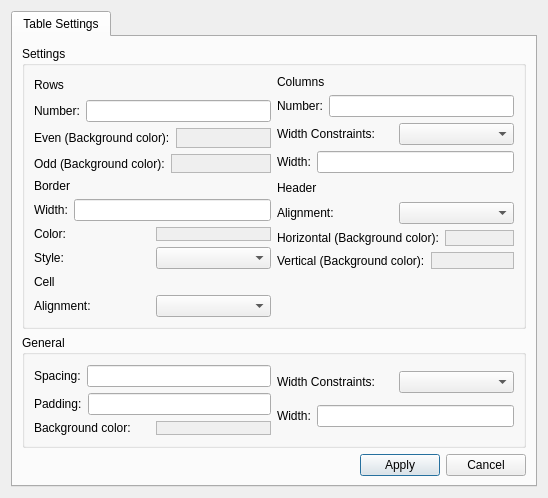
<?xml version="1.0" encoding="UTF-8"?>
<ui version="4.0">
 <class>TextGridSettings</class>
 <widget class="QDialog" name="TextGridSettings">
  <property name="geometry">
   <rect>
    <x>0</x>
    <y>0</y>
    <width>548</width>
    <height>491</height>
   </rect>
  </property>
  <property name="windowTitle">
   <string>Dialog</string>
  </property>
  <layout class="QGridLayout" name="gridLayout_4">
   <item row="0" column="0">
    <widget class="QTabWidget" name="tabTextGrid">
     <property name="currentIndex">
      <number>0</number>
     </property>
     <widget class="QWidget" name="tabTable">
      <attribute name="title">
       <string>Table Settings</string>
      </attribute>
      <layout class="QGridLayout" name="gridLayout_3">
       <item row="0" column="0">
        <layout class="QVBoxLayout" name="verticalLayout_8">
         <item>
          <widget class="QGroupBox" name="grpTable">
           <property name="title">
            <string>Settings</string>
           </property>
           <layout class="QGridLayout" name="gridLayout">
            <item row="0" column="0">
             <layout class="QVBoxLayout" name="verticalLayout">
              <item>
               <widget class="QLabel" name="lblRows">
                <property name="text">
                 <string>Rows</string>
                </property>
               </widget>
              </item>
              <item>
               <layout class="QHBoxLayout" name="horizontalLayout">
                <item>
                 <widget class="QLabel" name="lblRowsNumber">
                  <property name="text">
                   <string>Number:</string>
                  </property>
                 </widget>
                </item>
                <item>
                 <widget class="QLineEdit" name="lneEdtRowsNumber"/>
                </item>
               </layout>
              </item>
              <item>
               <layout class="QHBoxLayout" name="horizontalLayout_2">
                <item>
                 <widget class="QLabel" name="lblRowsEvenColor">
                  <property name="text">
                   <string>Even (Background color):</string>
                  </property>
                 </widget>
                </item>
                <item>
                 <widget class="QFrame" name="frmRowsEven">
                  <property name="autoFillBackground">
                   <bool>true</bool>
                  </property>
                  <property name="frameShape">
                   <enum>QFrame::StyledPanel</enum>
                  </property>
                  <property name="frameShadow">
                   <enum>QFrame::Raised</enum>
                  </property>
                 </widget>
                </item>
               </layout>
              </item>
              <item>
               <layout class="QHBoxLayout" name="horizontalLayout_3">
                <item>
                 <widget class="QLabel" name="lblRowsOddColor">
                  <property name="text">
                   <string>Odd (Background color):</string>
                  </property>
                 </widget>
                </item>
                <item>
                 <widget class="QFrame" name="frmRowsOdd">
                  <property name="autoFillBackground">
                   <bool>true</bool>
                  </property>
                  <property name="frameShape">
                   <enum>QFrame::StyledPanel</enum>
                  </property>
                  <property name="frameShadow">
                   <enum>QFrame::Raised</enum>
                  </property>
                 </widget>
                </item>
               </layout>
              </item>
             </layout>
            </item>
            <item row="0" column="1">
             <layout class="QVBoxLayout" name="verticalLayout_2">
              <item>
               <widget class="QLabel" name="lblColumns">
                <property name="text">
                 <string>Columns</string>
                </property>
               </widget>
              </item>
              <item>
               <layout class="QHBoxLayout" name="horizontalLayout_4">
                <item>
                 <widget class="QLabel" name="lblColumnsNumber">
                  <property name="text">
                   <string>Number:</string>
                  </property>
                 </widget>
                </item>
                <item>
                 <widget class="QLineEdit" name="lneEdtColumnsNumber"/>
                </item>
               </layout>
              </item>
              <item>
               <layout class="QHBoxLayout" name="horizontalLayout_5">
                <item>
                 <widget class="QLabel" name="lblColumnsWidthConstraints">
                  <property name="text">
                   <string>&lt;html&gt;&lt;head/&gt;&lt;body&gt;&lt;p&gt;Width Constraints:&lt;/p&gt;&lt;/body&gt;&lt;/html&gt;</string>
                  </property>
                 </widget>
                </item>
                <item>
                 <widget class="QComboBox" name="cmbColumnsWidthConstraints"/>
                </item>
               </layout>
              </item>
              <item>
               <layout class="QHBoxLayout" name="horizontalLayout_6">
                <item>
                 <widget class="QLabel" name="lblWidth">
                  <property name="text">
                   <string>Width:</string>
                  </property>
                 </widget>
                </item>
                <item>
                 <widget class="QLineEdit" name="lneEdtColumnsWidth"/>
                </item>
               </layout>
              </item>
             </layout>
            </item>
            <item row="1" column="0">
             <layout class="QVBoxLayout" name="verticalLayout_4">
              <item>
               <widget class="QLabel" name="lblBorder">
                <property name="text">
                 <string>Border</string>
                </property>
               </widget>
              </item>
              <item>
               <layout class="QHBoxLayout" name="horizontalLayout_10">
                <item>
                 <widget class="QLabel" name="lblBorderWidth">
                  <property name="text">
                   <string>Width:</string>
                  </property>
                 </widget>
                </item>
                <item>
                 <widget class="QLineEdit" name="lneEdtBorderWidth"/>
                </item>
               </layout>
              </item>
              <item>
               <layout class="QHBoxLayout" name="horizontalLayout_11">
                <item>
                 <widget class="QLabel" name="lblBorderColor">
                  <property name="text">
                   <string>Color:</string>
                  </property>
                 </widget>
                </item>
                <item>
                 <widget class="QFrame" name="frmBorderColor">
                  <property name="autoFillBackground">
                   <bool>true</bool>
                  </property>
                  <property name="frameShape">
                   <enum>QFrame::StyledPanel</enum>
                  </property>
                  <property name="frameShadow">
                   <enum>QFrame::Raised</enum>
                  </property>
                 </widget>
                </item>
               </layout>
              </item>
              <item>
               <layout class="QHBoxLayout" name="horizontalLayout_12">
                <item>
                 <widget class="QLabel" name="lblBorderStyle">
                  <property name="text">
                   <string>Style:</string>
                  </property>
                 </widget>
                </item>
                <item>
                 <widget class="QComboBox" name="cmbBorderStyle"/>
                </item>
               </layout>
              </item>
             </layout>
            </item>
            <item row="1" column="1">
             <layout class="QVBoxLayout" name="verticalLayout_3">
              <item>
               <widget class="QLabel" name="lblHeader_2">
                <property name="text">
                 <string>Header</string>
                </property>
               </widget>
              </item>
              <item>
               <layout class="QHBoxLayout" name="horizontalLayout_7">
                <item>
                 <widget class="QLabel" name="lblHeaderAlign_2">
                  <property name="text">
                   <string>Alignment:</string>
                  </property>
                 </widget>
                </item>
                <item>
                 <widget class="QComboBox" name="cmbHeaderAlign"/>
                </item>
               </layout>
              </item>
              <item>
               <layout class="QHBoxLayout" name="horizontalLayout_8">
                <item>
                 <widget class="QLabel" name="lblHeaderHorizontalColor_2">
                  <property name="text">
                   <string>Horizontal (Background color):</string>
                  </property>
                 </widget>
                </item>
                <item>
                 <widget class="QFrame" name="frmHeaderHorizontalColor">
                  <property name="autoFillBackground">
                   <bool>true</bool>
                  </property>
                  <property name="frameShape">
                   <enum>QFrame::StyledPanel</enum>
                  </property>
                  <property name="frameShadow">
                   <enum>QFrame::Raised</enum>
                  </property>
                 </widget>
                </item>
               </layout>
              </item>
              <item>
               <layout class="QHBoxLayout" name="horizontalLayout_9">
                <item>
                 <widget class="QLabel" name="lblHeaderVerticalColor_2">
                  <property name="text">
                   <string>Vertical (Background color):</string>
                  </property>
                 </widget>
                </item>
                <item>
                 <widget class="QFrame" name="frmHeaderVerticalColor">
                  <property name="autoFillBackground">
                   <bool>true</bool>
                  </property>
                  <property name="frameShape">
                   <enum>QFrame::StyledPanel</enum>
                  </property>
                  <property name="frameShadow">
                   <enum>QFrame::Raised</enum>
                  </property>
                 </widget>
                </item>
               </layout>
              </item>
             </layout>
            </item>
            <item row="2" column="0">
             <layout class="QVBoxLayout" name="verticalLayout_5">
              <item>
               <widget class="QLabel" name="lblCell_2">
                <property name="text">
                 <string>Cell</string>
                </property>
               </widget>
              </item>
              <item>
               <layout class="QHBoxLayout" name="horizontalLayout_13">
                <item>
                 <widget class="QLabel" name="lblCellAlign_2">
                  <property name="text">
                   <string>Alignment:</string>
                  </property>
                 </widget>
                </item>
                <item>
                 <widget class="QComboBox" name="cmbCellAlign"/>
                </item>
               </layout>
              </item>
             </layout>
            </item>
           </layout>
          </widget>
         </item>
         <item>
          <widget class="QGroupBox" name="grpGeneral">
           <property name="title">
            <string>General</string>
           </property>
           <layout class="QGridLayout" name="gridLayout_2">
            <item row="0" column="0">
             <layout class="QVBoxLayout" name="verticalLayout_6">
              <item>
               <layout class="QHBoxLayout" name="horizontalLayout_14">
                <item>
                 <widget class="QLabel" name="lblTableSpacing">
                  <property name="text">
                   <string>Spacing:</string>
                  </property>
                 </widget>
                </item>
                <item>
                 <widget class="QLineEdit" name="lneEdtTableSpacing"/>
                </item>
               </layout>
              </item>
              <item>
               <layout class="QHBoxLayout" name="horizontalLayout_15">
                <item>
                 <widget class="QLabel" name="lblTablePadding">
                  <property name="text">
                   <string>Padding:</string>
                  </property>
                 </widget>
                </item>
                <item>
                 <widget class="QLineEdit" name="lneEdtTablePadding"/>
                </item>
               </layout>
              </item>
              <item>
               <layout class="QHBoxLayout" name="horizontalLayout_16">
                <item>
                 <widget class="QLabel" name="lblTableBackgroundColor">
                  <property name="text">
                   <string>Background color:</string>
                  </property>
                 </widget>
                </item>
                <item>
                 <widget class="QFrame" name="frmTableColor">
                  <property name="autoFillBackground">
                   <bool>true</bool>
                  </property>
                  <property name="frameShape">
                   <enum>QFrame::StyledPanel</enum>
                  </property>
                  <property name="frameShadow">
                   <enum>QFrame::Raised</enum>
                  </property>
                 </widget>
                </item>
               </layout>
              </item>
             </layout>
            </item>
            <item row="0" column="1">
             <layout class="QVBoxLayout" name="verticalLayout_7">
              <item>
               <layout class="QHBoxLayout" name="horizontalLayout_17">
                <item>
                 <widget class="QLabel" name="lblTableWidthConstraints">
                  <property name="text">
                   <string>Width Constraints:</string>
                  </property>
                 </widget>
                </item>
                <item>
                 <widget class="QComboBox" name="cmbTableWidthConstraints"/>
                </item>
               </layout>
              </item>
              <item>
               <layout class="QHBoxLayout" name="horizontalLayout_18">
                <item>
                 <widget class="QLabel" name="lblTableWidth">
                  <property name="text">
                   <string>Width:</string>
                  </property>
                 </widget>
                </item>
                <item>
                 <widget class="QLineEdit" name="lneEdtTableWidth"/>
                </item>
               </layout>
              </item>
             </layout>
            </item>
           </layout>
          </widget>
         </item>
         <item>
          <layout class="QHBoxLayout" name="horizontalLayout_19">
           <item>
            <spacer name="horizontalSpacer">
             <property name="orientation">
              <enum>Qt::Horizontal</enum>
             </property>
             <property name="sizeHint" stdset="0">
              <size>
               <width>40</width>
               <height>20</height>
              </size>
             </property>
            </spacer>
           </item>
           <item>
            <widget class="QPushButton" name="pbApply">
             <property name="text">
              <string>Apply</string>
             </property>
            </widget>
           </item>
           <item>
            <widget class="QPushButton" name="pbCancel">
             <property name="text">
              <string>Cancel</string>
             </property>
            </widget>
           </item>
          </layout>
         </item>
        </layout>
       </item>
      </layout>
     </widget>
    </widget>
   </item>
  </layout>
 </widget>
 <resources/>
 <connections/>
</ui>
